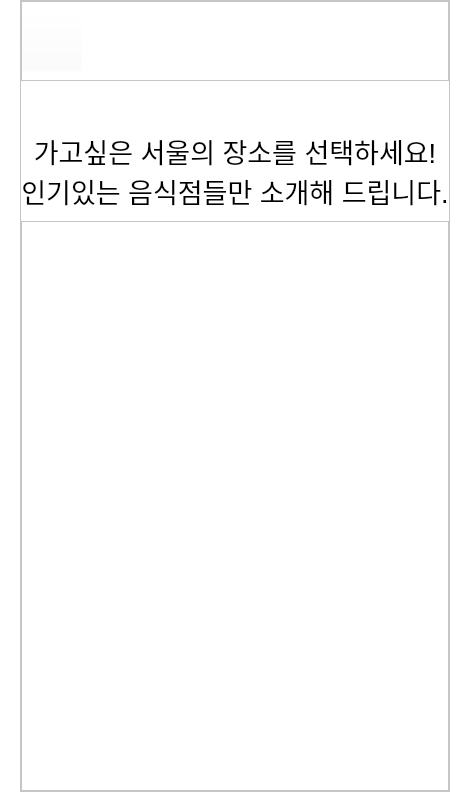
      <widget class="QWidget" name="main_page_2">
       <property name="styleSheet">
        <string notr="true">background-color: rgb(255, 255, 255);</string>
       </property>
       <layout class="QVBoxLayout" name="verticalLayout_5">
        <property name="spacing">
         <number>0</number>
        </property>
        <property name="leftMargin">
         <number>0</number>
        </property>
        <property name="topMargin">
         <number>0</number>
        </property>
        <property name="rightMargin">
         <number>0</number>
        </property>
        <property name="bottomMargin">
         <number>0</number>
        </property>
        <item>
         <layout class="QHBoxLayout" name="horizontalLayout_5">
          <property name="spacing">
           <number>0</number>
          </property>
          <item>
           <spacer name="horizontalSpacer_6">
            <property name="orientation">
             <enum>Qt::Horizontal</enum>
            </property>
            <property name="sizeType">
             <enum>QSizePolicy::Fixed</enum>
            </property>
            <property name="sizeHint" stdset="0">
             <size>
              <width>20</width>
              <height>20</height>
             </size>
            </property>
           </spacer>
          </item>
          <item>
           <widget class="QFrame" name="frame_5">
            <property name="minimumSize">
             <size>
              <width>0</width>
              <height>220</height>
             </size>
            </property>
            <property name="frameShape">
             <enum>QFrame::StyledPanel</enum>
            </property>
            <property name="frameShadow">
             <enum>QFrame::Raised</enum>
            </property>
            <layout class="QVBoxLayout" name="verticalLayout_4">
             <property name="spacing">
              <number>0</number>
             </property>
             <property name="leftMargin">
              <number>0</number>
             </property>
             <property name="topMargin">
              <number>0</number>
             </property>
             <property name="rightMargin">
              <number>0</number>
             </property>
             <property name="bottomMargin">
              <number>0</number>
             </property>
             <item>
              <widget class="QFrame" name="frame_4">
               <property name="minimumSize">
                <size>
                 <width>0</width>
                 <height>80</height>
                </size>
               </property>
               <property name="maximumSize">
                <size>
                 <width>16777215</width>
                 <height>80</height>
                </size>
               </property>
               <property name="frameShape">
                <enum>QFrame::StyledPanel</enum>
               </property>
               <property name="frameShadow">
                <enum>QFrame::Raised</enum>
               </property>
               <layout class="QHBoxLayout" name="horizontalLayout_3">
                <property name="spacing">
                 <number>0</number>
                </property>
                <property name="leftMargin">
                 <number>0</number>
                </property>
                <property name="topMargin">
                 <number>0</number>
                </property>
                <property name="rightMargin">
                 <number>0</number>
                </property>
                <property name="bottomMargin">
                 <number>0</number>
                </property>
                <item>
                 <widget class="QPushButton" name="back_2_btn">
                  <property name="minimumSize">
                   <size>
                    <width>60</width>
                    <height>60</height>
                   </size>
                  </property>
                  <property name="styleSheet">
                   <string notr="true">background-color: rgba(255, 255, 255, 0);</string>
                  </property>
                  <property name="text">
                   <string/>
                  </property>
                  <property name="icon">
                   <iconset>
                    <normaloff>img/back.png</normaloff>img/back.png</iconset>
                  </property>
                  <property name="iconSize">
                   <size>
                    <width>60</width>
                    <height>60</height>
                   </size>
                  </property>
                 </widget>
                </item>
                <item>
                 <spacer name="horizontalSpacer_5">
                  <property name="orientation">
                   <enum>Qt::Horizontal</enum>
                  </property>
                  <property name="sizeType">
                   <enum>QSizePolicy::Expanding</enum>
                  </property>
                  <property name="sizeHint" stdset="0">
                   <size>
                    <width>40</width>
                    <height>20</height>
                   </size>
                  </property>
                 </spacer>
                </item>
               </layout>
              </widget>
             </item>
             <item>
              <spacer name="verticalSpacer_3">
               <property name="orientation">
                <enum>Qt::Vertical</enum>
               </property>
               <property name="sizeType">
                <enum>QSizePolicy::Fixed</enum>
               </property>
               <property name="sizeHint" stdset="0">
                <size>
                 <width>20</width>
                 <height>40</height>
                </size>
               </property>
              </spacer>
             </item>
             <item>
              <widget class="QLabel" name="main_2_title_lab">
               <property name="minimumSize">
                <size>
                 <width>0</width>
                 <height>100</height>
                </size>
               </property>
               <property name="maximumSize">
                <size>
                 <width>16777215</width>
                 <height>100</height>
                </size>
               </property>
               <property name="font">
                <font>
                 <pointsize>20</pointsize>
                </font>
               </property>
               <property name="text">
                <string>가고싶은 서울의 장소를 선택하세요!
인기있는 음식점들만 소개해 드립니다.</string>
               </property>
               <property name="alignment">
                <set>Qt::AlignCenter</set>
               </property>
              </widget>
             </item>
             <item>
              <widget class="QFrame" name="frame_6">
               <property name="minimumSize">
                <size>
                 <width>0</width>
                 <height>570</height>
                </size>
               </property>
               <property name="frameShape">
                <enum>QFrame::StyledPanel</enum>
               </property>
               <property name="frameShadow">
                <enum>QFrame::Raised</enum>
               </property>
               <layout class="QVBoxLayout" name="verticalLayout_6">
                <property name="spacing">
                 <number>0</number>
                </property>
                <property name="leftMargin">
                 <number>0</number>
                </property>
                <property name="topMargin">
                 <number>0</number>
                </property>
                <property name="rightMargin">
                 <number>0</number>
                </property>
                <property name="bottomMargin">
                 <number>0</number>
                </property>
                <item>
                 <layout class="QGridLayout" name="gridLayout">
                  <property name="spacing">
                   <number>15</number>
                  </property>
                 </layout>
                </item>
               </layout>
              </widget>
             </item>
            </layout>
           </widget>
          </item>
          <item>
           <spacer name="horizontalSpacer_7">
            <property name="orientation">
             <enum>Qt::Horizontal</enum>
            </property>
            <property name="sizeType">
             <enum>QSizePolicy::Fixed</enum>
            </property>
            <property name="sizeHint" stdset="0">
             <size>
              <width>20</width>
              <height>20</height>
             </size>
            </property>
           </spacer>
          </item>
         </layout>
        </item>
       </layout>
      </widget>
